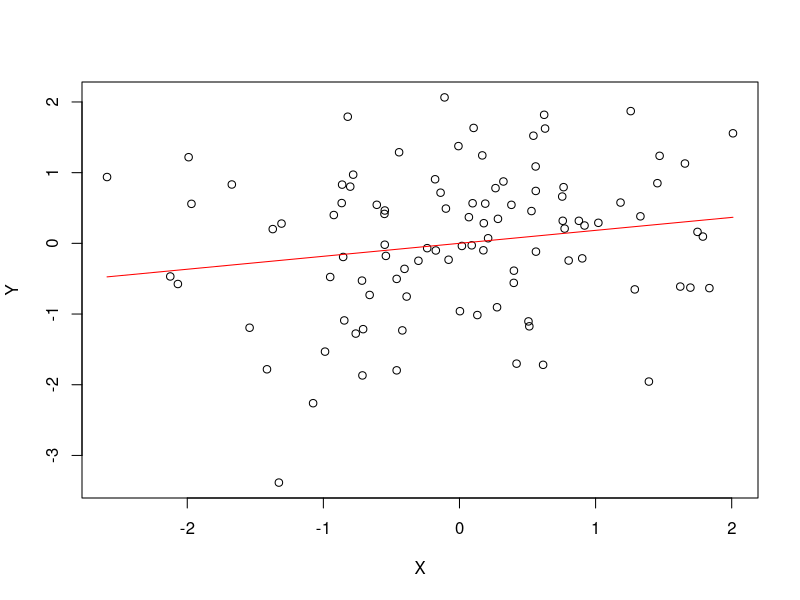

Write the R code that produced this figure.
x <- rnorm(100)
y <- rnorm(100)
n <- length(x)

LinearRegression <- function(X, Y) {
    plot(X, Y)
    a <- calcA(X, Y)
    b <- calcB(X, Y)

    lines(X, a * X + b, type = "l", lty = 1, col = "red")
}

calcA <- function(X, Y) {
    sumX <- Summary(X)
    sumY <- Summary(Y)
    sumXY <- Summary(X, Y)
    sumXSquared <- SummarySquared(X)

    upper <- (sumXY * n) - (sumY * (-sumX))
    lower <- (sumXSquared * n) - (sumX * (-sumX))
    return(upper / lower)
}

calcB <- function(X, Y) {
    sumX <- Summary(X)
    sumY <- Summary(Y)
    sumXY <- Summary(X,Y)
    sumXSquared <- SummarySquared(X)

    upper <- (sumX * sumY) - (sumX * sumXY)
    lower <- (sumXSquared * n) - (sumX * (-sumX))
    return(upper / lower)
}

SummarySquared <- function(X) {
    sum <- 0
    for (i in seq_along(X)) {
        sum <- sum + X[i]^2
    }
    return(sum)
}

Summary <- function(X, Y) {
    sum <- 0
    n <- length(x)

    if (missing(Y)) {
        for (i in 1:n ) {
            sum <- sum + X[i]
        }
        return(sum)
    }

    for (i in 1:n) {
        sum <- sum + X[i] * Y[i]
    }
    return(sum)
}
LinearRegression(x, y)